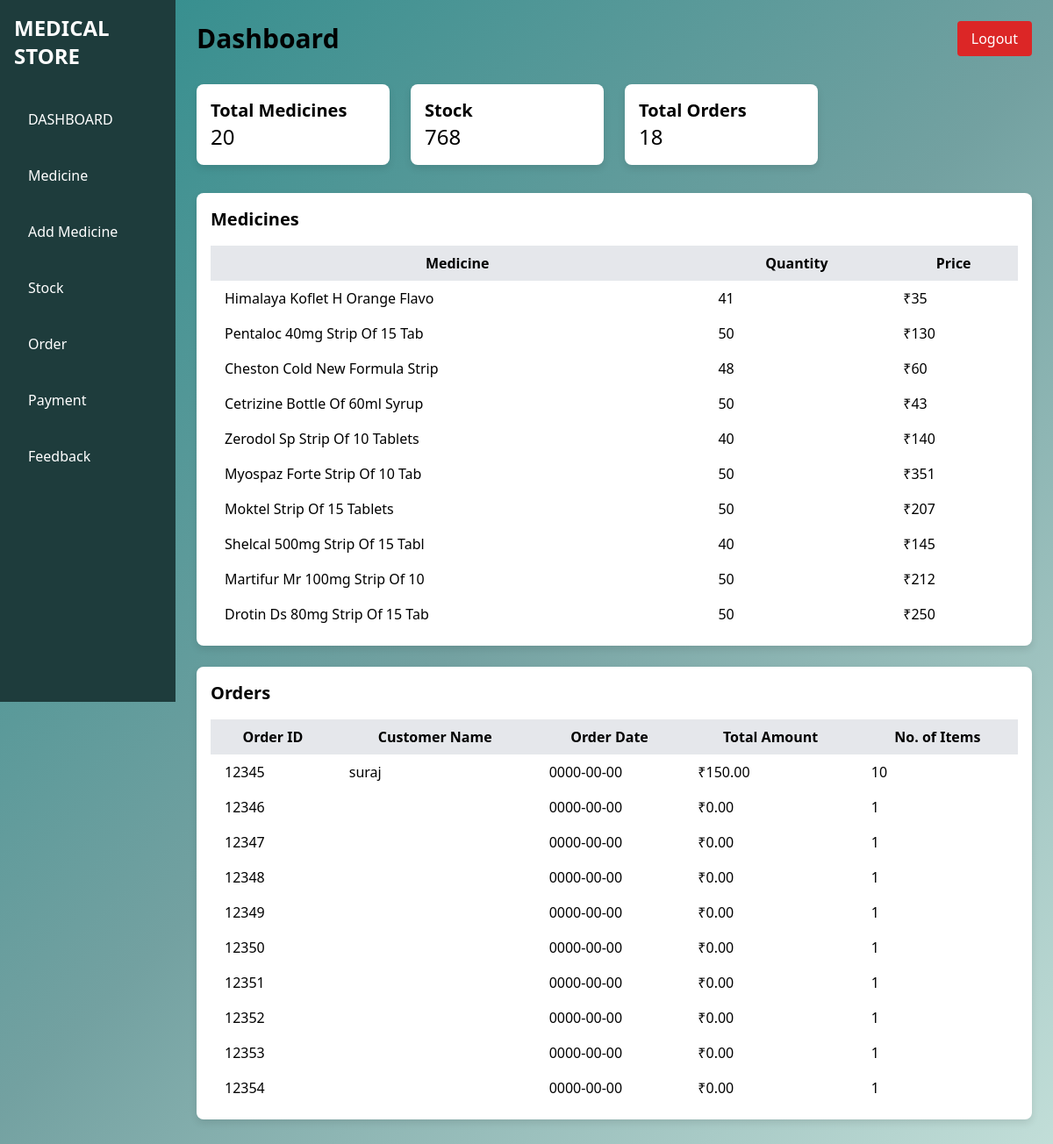
The app's page /admin.php, older data.
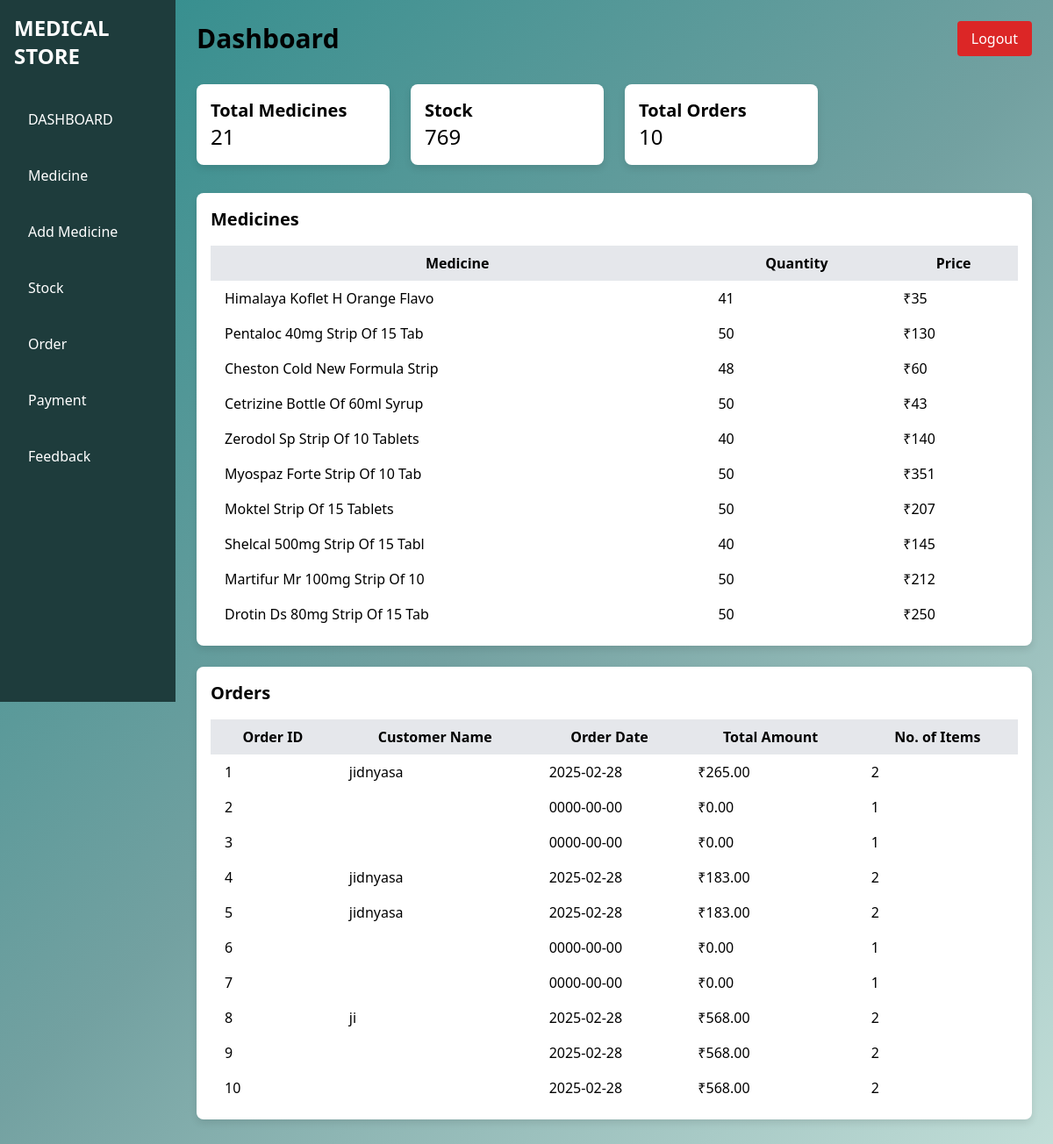
The same page, newer data.
### tables this page shows
CREATE TABLE `medicines` (
  `med_id` int(11) NOT NULL,
  `name` varchar(30) NOT NULL,
  `description` varchar(100) NOT NULL,
  `type` varchar(20) NOT NULL,
  `quantity` int(10) NOT NULL,
  `exp_date` date NOT NULL,
  `mfg_date` date NOT NULL,
  `price` int(20) NOT NULL,
  `image_path` varchar(255) DEFAULT NULL
);

CREATE TABLE `orders` (
  `order_id` int(11) NOT NULL,
  `customer_name` varchar(255) NOT NULL,
  `order_date` date NOT NULL,
  `total_amount` decimal(10,2) NOT NULL,
  `no_of_items` int(11) NOT NULL,
  `med_id` int(11) NOT NULL,
  `date_time` timestamp NOT NULL DEFAULT current_timestamp()
);

### admin.php (the view, shortened to what the changed rows need)
<!DOCTYPE html>
<html lang="en">
<head>
    <link href="https://cdn.jsdelivr.net/npm/tailwindcss@2.2.19/dist/tailwind.min.css" rel="stylesheet">
</head>
<body class="custom-bg">
    <?php
    $conn = new mysqli("localhost", "root", "", "webdb");
    $stmt = $conn->prepare("SELECT COUNT(*) as total FROM medicines");
    $stmt->execute();
    $stmt->bind_result($totalMedicines);
    $stmt = $conn->prepare("SELECT SUM(quantity) as stock FROM medicines");
    $stmt->execute();
    $stmt->bind_result($totalStock);
    $stmt = $conn->prepare("SELECT COUNT(*) as totalOrders FROM orders");
    $stmt->execute();
    $stmt->bind_result($totalOrders);
    $medicines = $conn->query("SELECT * FROM medicines LIMIT 10");
    $orders = $conn->query("SELECT order_id, customer_name, order_date, total_amount, no_of_items FROM orders LIMIT 10");
    ?>
    <div class="flex">
        <div class="w-1/6 custom-sidebar text-white h-screen">
            <div class="p-4">
                <h1 class="text-2xl font-bold">MEDICAL STORE</h1>
            </div>
        </div>
        <div class="w-5/6 p-6">
            <div class="flex justify-between items-center">
                <h2 class="text-3xl font-bold">Dashboard</h2>
            </div>
            <div class="grid grid-cols-4 gap-6 mt-8">
                <div class="custom-card p-4">
                    <h3 class="text-xl font-bold">Total Medicines</h3>
                    <p class="text-2xl"><?= htmlspecialchars($totalMedicines) ?></p>
                </div>
                <div class="custom-card p-4">
                    <h3 class="text-xl font-bold">Stock</h3>
                    <p class="text-2xl"><?= htmlspecialchars($totalStock) ?></p>
                </div>
                <div class="custom-card p-4">
                    <h3 class="text-xl font-bold">Total Orders</h3>
                    <p class="text-2xl"><?= htmlspecialchars($totalOrders) ?></p>
                </div>
            </div>
            <div class="mt-8">
                <div class="custom-card p-4 mb-6">
                    <div class="flex justify-start items-start">
                        <table class="min-w-full">
                            <thead>
                                <tr class="bg-gray-200">
                                    <th class="py-2 px-4">Medicine</th>
                                    <th class="py-2 px-4">Quantity</th>
                                    <th class="py-2 px-4">Price</th>
                                </tr>
                            </thead>
                            <tbody>
                                <?php while($row = $medicines->fetch_assoc()): ?>
                                    <tr>
                                        <td class="py-2 px-4"><?= htmlspecialchars($row['name']) ?></td>
                                        <td class="py-2 px-4"><?= htmlspecialchars($row['quantity']) ?></td>
                                        <td class="py-2 px-4">₹<?= htmlspecialchars($row['price']) ?></td>
                                    </tr>
                                <?php endwhile; ?>
                            </tbody>
                        </table>
                    </div>
                </div>
                <div class="custom-card p-4 mb-6">
                    <div class="flex justify-start items-start">
                        <table class="min-w-full">
                            <thead>
                                <tr class="bg-gray-200">
                                    <th class="py-2 px-4">Order ID</th>
                                    <th class="py-2 px-4">Customer Name</th>
                                    <th class="py-2 px-4">Order Date</th>
                                    <th class="py-2 px-4">Total Amount</th>
                                    <th class="py-2 px-4">No. of Items</th>
                                </tr>
                            </thead>
                            <tbody>
                                <?php while($order = $orders->fetch_assoc()): ?>
                                    <tr>
                                        <td class="py-2 px-4"><?= htmlspecialchars($order['order_id']) ?></td>
                                        <td class="py-2 px-4"><?= htmlspecialchars($order['customer_name']) ?></td>
                                        <td class="py-2 px-4"><?= htmlspecialchars($order['order_date']) ?></td>
                                        <td class="py-2 px-4">₹<?= htmlspecialchars($order['total_amount']) ?></td>
                                        <td class="py-2 px-4"><?= htmlspecialchars($order['no_of_items']) ?></td>
                                    </tr>
                                <?php endwhile; ?>
                            </tbody>
                        </table>
                    </div>
                </div>
            </div>
        </div>
    </div>
</body>
</html>

Row changes from the older to the newer data that the page shows:
removed orders: order_id "12345", customer_name "suraj", order_date "0000-00-00", total_amount "150.00", no_of_items "10"
removed orders: order_id "12346", order_date "0000-00-00", total_amount "0.00", no_of_items "1"
removed orders: order_id "12347", order_date "0000-00-00", total_amount "0.00", no_of_items "1"
removed orders: order_id "12348", order_date "0000-00-00", total_amount "0.00", no_of_items "1"
removed orders: order_id "12349", order_date "0000-00-00", total_amount "0.00", no_of_items "1"
removed orders: order_id "12350", order_date "0000-00-00", total_amount "0.00", no_of_items "1"
removed orders: order_id "12351", order_date "0000-00-00", total_amount "0.00", no_of_items "1"
removed orders: order_id "12352", order_date "0000-00-00", total_amount "0.00", no_of_items "1"
removed orders: order_id "12353", order_date "0000-00-00", total_amount "0.00", no_of_items "1"
removed orders: order_id "12354", order_date "0000-00-00", total_amount "0.00", no_of_items "1"
added orders: order_id "1", customer_name "jidnyasa", order_date "2025-02-28", total_amount "265.00", no_of_items "2"
added orders: order_id "2", order_date "0000-00-00", total_amount "0.00", no_of_items "1"
added orders: order_id "3", order_date "0000-00-00", total_amount "0.00", no_of_items "1"
added orders: order_id "4", customer_name "jidnyasa", order_date "2025-02-28", total_amount "183.00", no_of_items "2"
added orders: order_id "5", customer_name "jidnyasa", order_date "2025-02-28", total_amount "183.00", no_of_items "2"
added orders: order_id "6", order_date "0000-00-00", total_amount "0.00", no_of_items "1"
added orders: order_id "7", order_date "0000-00-00", total_amount "0.00", no_of_items "1"
added orders: order_id "8", customer_name "ji", order_date "2025-02-28", total_amount "568.00", no_of_items "2"
added orders: order_id "9", order_date "2025-02-28", total_amount "568.00", no_of_items "2"
added orders: order_id "10", order_date "2025-02-28", total_amount "568.00", no_of_items "2"
Text that changed along with them:
$totalMedicines: "20" → "21"
$totalStock: "768" → "769"
$totalOrders: "18" → "10"
